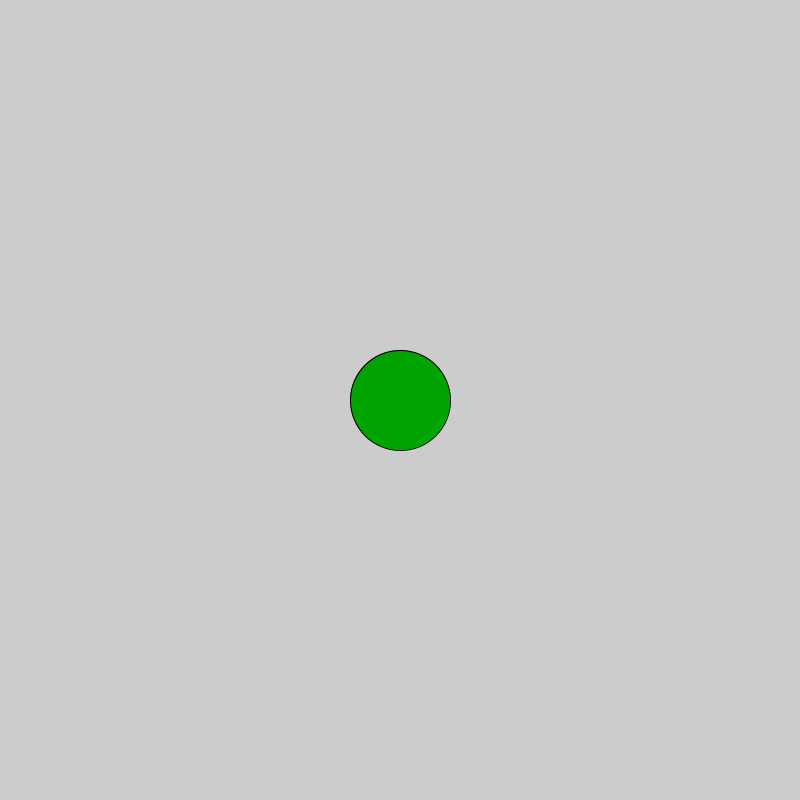
Frame 1 (no input)
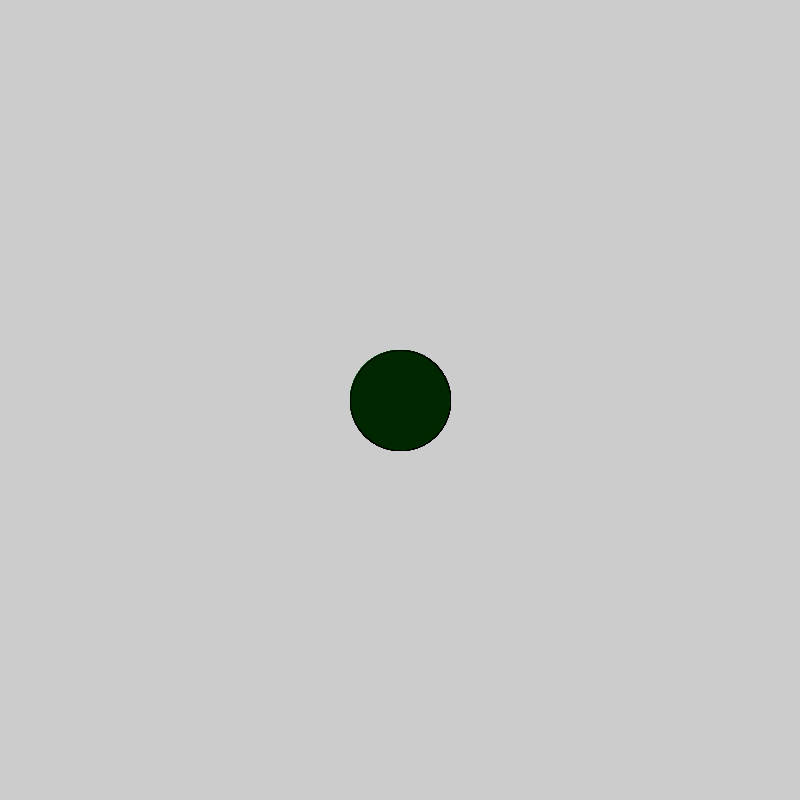
Frame 60 (the mouse pressed at the canvas centre just before this capture)
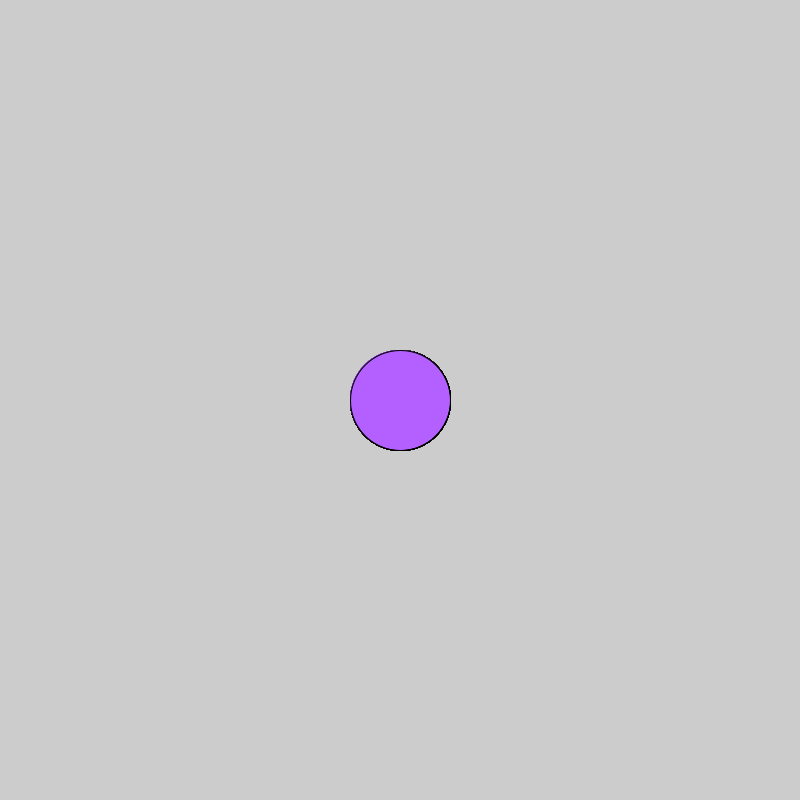
Frame 120 (the mouse held since frame 60 and released just before this capture)

The Processing sketch that drew these frames (run headless with seeded random() and noise(); from frame 60 on, the mouse is pressed at the canvas centre):

// Processing sketch: logical_dot
// ── logical_dot.pde
void setup() {
  size(800, 800);
}

void draw() {
  
   //2. make it a nice color
fill (180, 95, 255);
   //3. if the mouse is pressed, fill the circle with a different color          
if (mousePressed){
  if (random(2)==1)
  fill (mouseX/3, random (255), mouseY/3);
}
else {

  fill (mouseY/3, random (255), mouseX/3);
}
   //1. draw an ellipse
ellipse (400, 400, 100, 100);
}
// Copyright Wintriss Technical Schools 2013
